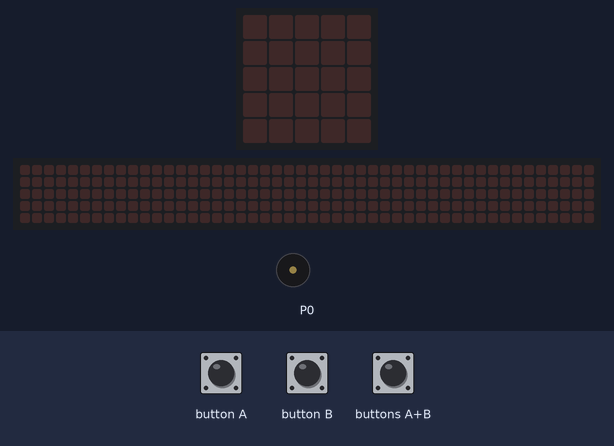
Bench run of a program on a simulated BBC micro:bit (MakeCode). Shown: the board's 5×5 LED display, a strip that is not on the board, showing the scrolling text unrolled, buzzer (waves = sounding). The inputs (shaded band) are chosen by the test bench. The 48×5 strip is a reading aid, not a part: it shows the text the display is scrolling, unrolled, one strip-width of it at a time.

Above: at 1.2 s.
1.3 s: button A pressed for 0.15 s
At 3.5 s:
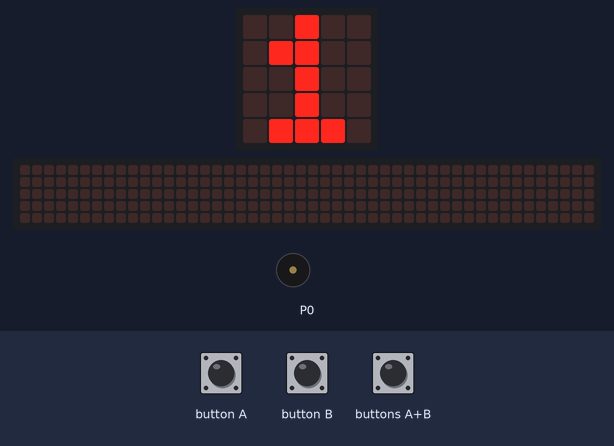
4.4 s: buttons A+B pressed for 0.15 s
At 5.7 s:
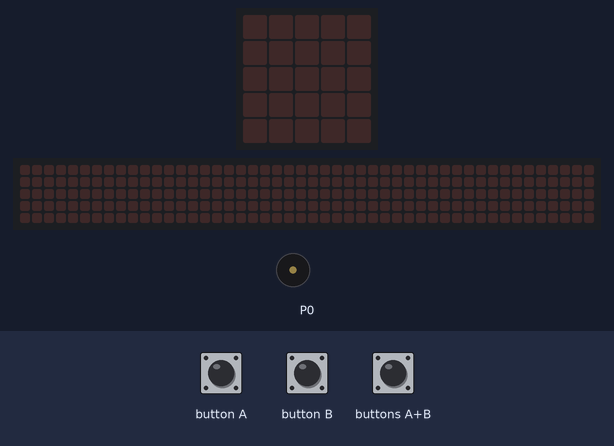
6.0 s: button B pressed for 0.15 s
At 7.3 s:
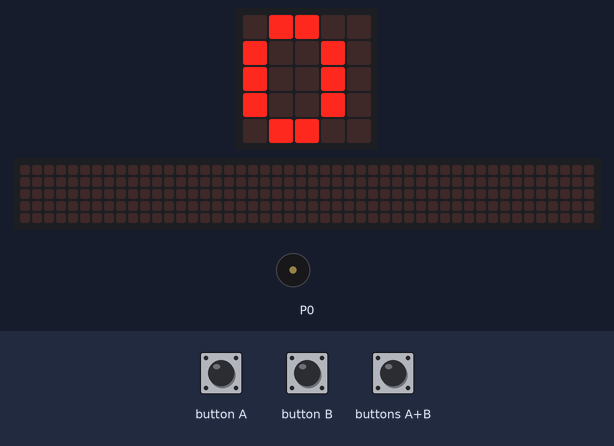
7.6 s: button A pressed for 0.15 s
At 24.91 s:
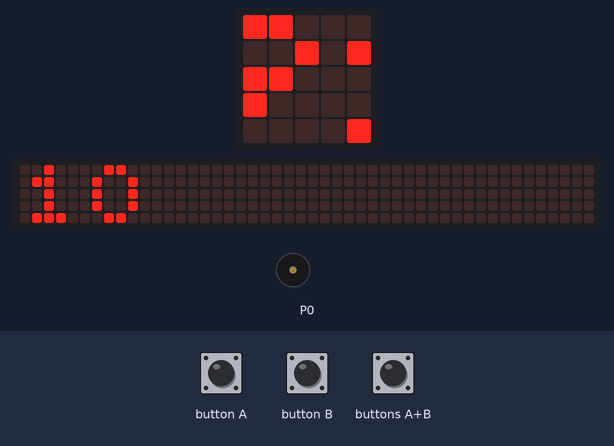
Timing chart, 0 to 26.1 s (numbered marks = the images above; inputs shaded):
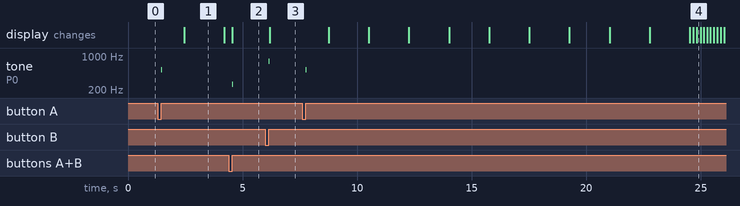

Measured:
- after the input at 1.3 s, tone on P0: silent → 523 Hz after 0.15 s, → silent 0.03 s later; the display: changes after 1.2 s (image 1)
- after the input at 4.4 s, tone on P0: silent → 262 Hz after 0.15 s, → silent 0.03 s later; the display: changes after 0.15 s (image 2)
- after the input at 6.0 s, tone on P0: silent → 784 Hz after 0.15 s, → silent 0.03 s later; the display: changes after 0.19 s (image 3)
- after the input at 7.6 s, tone on P0: silent → 523 Hz after 0.15 s, → silent 0.03 s later; the display: first changes after 1.2 s (image 4 shows a later state)
- what the display in image 1 shows lasts 1.7 s, from 2.5 s to 4.2 s

The program:

main.ts
```typescript
input.onButtonPressed(Button.A, function () {
    if (isTimerPowered == 0) {
        isTimerPowered = 1
    } else {
        isTimerPowered = 0
    }
    music.playTone(523, music.beat(BeatFraction.Sixteenth))
})
input.onButtonPressed(Button.AB, function () {
    isTimerPowered = 0
    timer = 0
    timerNow = 0
    basic.clearScreen()
    music.playTone(262, music.beat(BeatFraction.Sixteenth))
})
input.onButtonPressed(Button.B, function () {
    music.playTone(784, music.beat(BeatFraction.Sixteenth))
    basic.showNumber(timer - timerNow)
    timerNow = timer
})
let isTimerPowered = 0
let timerNow = 0
let timer = 0
timer = 0
timerNow = 0
isTimerPowered = 0
basic.forever(function () {
    while (isTimerPowered == 1) {
        basic.pause(1000)
        timer += 1
        basic.showNumber(timer)
    }
})
```

test.ts
```typescript
// テストはここに来ます。このパッケージが拡張機能として使用されるときにはコンパイルされません。
```
